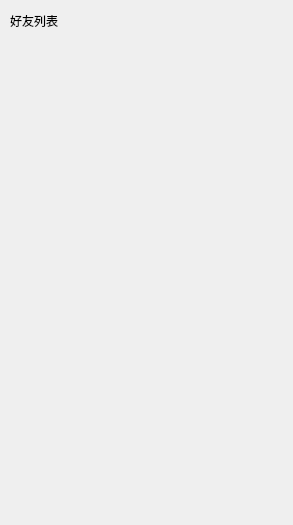
<?xml version="1.0" encoding="UTF-8"?>
<ui version="4.0">
 <class>sychatdialog</class>
 <widget class="QDialog" name="sychatdialog">
  <property name="geometry">
   <rect>
    <x>0</x>
    <y>0</y>
    <width>293</width>
    <height>525</height>
   </rect>
  </property>
  <property name="windowTitle">
   <string>Dialog</string>
  </property>
  <widget class="QLabel" name="label">
   <property name="geometry">
    <rect>
     <x>10</x>
     <y>10</y>
     <width>81</width>
     <height>21</height>
    </rect>
   </property>
   <property name="text">
    <string>好友列表</string>
   </property>
  </widget>
 </widget>
 <resources/>
 <connections/>
</ui>
